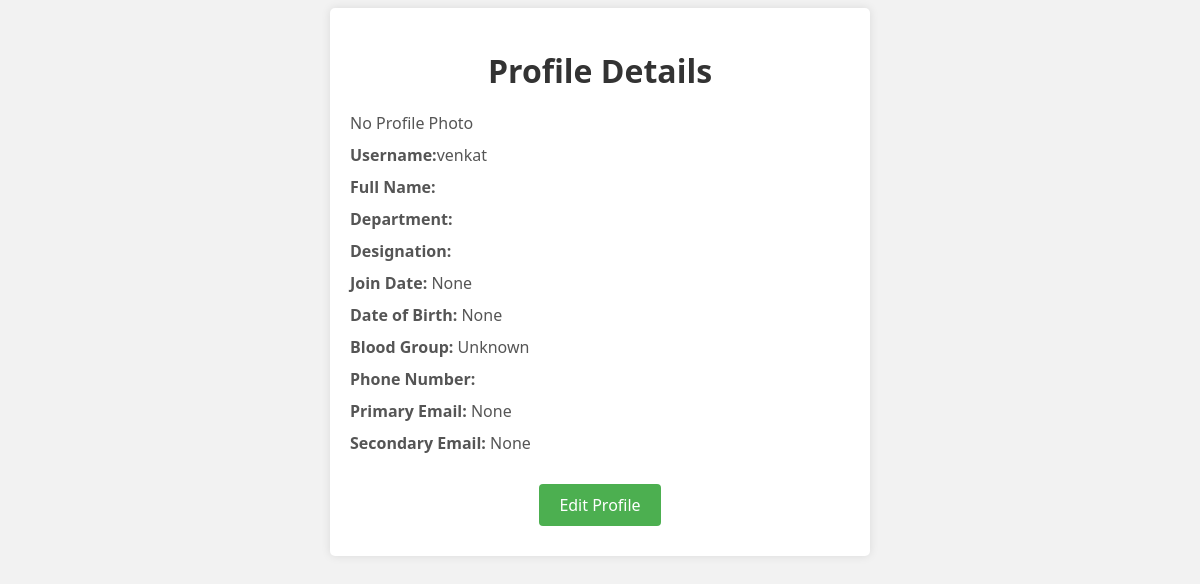
The app's page /profile/ (signed in) with its own data.
### apps/models.py (models this page shows, shortened)
class CustomUser(AbstractUser):
    USER_TYPE_CHOICES = (
        ('ADMINISTRATION', 'Administration'),
        ('DEPARTMENT_HEAD', 'Department Head'),
        ('STORE_EXECUTIVE', 'Store Executive'),
        ('NORMAL_USER', 'Normal User'),
    )
    user_type = models.CharField(max_length=20, choices=USER_TYPE_CHOICES)
    plain_text_password = models.CharField(max_length=128, blank=True)
    full_name = models.CharField(max_length=100,default='')
    department = models.CharField(max_length=100,default='')
    designation = models.CharField(max_length=100,default='')
    join_date = models.DateField(blank=True, null=True)
    dob = models.DateField(blank=True, null=True)
    blood_group = models.CharField(max_length=10,default='Unknown')
    phone_number = models.CharField(max_length=20,default='')
    primary_email = models.EmailField(blank=True, null=True)
    secondary_email = models.EmailField(blank=True, null=True)
    photo = models.ImageField(upload_to='profile_photos', blank=True, null=True)

### apps/views.py (the view)
# urls.py: path('profile/', views.profile_details, name='profile_details'),
def profile_details(request):
    user = request.user
    return render(request, 'profile_details.html', {'user': user})

### apps/templates/profile_details.html (shortened to what this page needs)
<!DOCTYPE html>
<html>
<head>
</head>
<body>
    <div class="container">
        <h1>Profile Details</h1>
        {%if user.photo%}
        <div class="profile-photo">
            <img src="{{ user.photo.url }}" alt="Profile Photo">
        </div>
        {%else%}
         <p>No Profile Photo</p>
        {%endif%}
        <p><strong>Username:</strong>{{ user.username }}</p>
        <p><strong>Full Name:</strong> {{ user.full_name }}</p>
        <p><strong>Department:</strong> {{ user.department }}</p>
        <p><strong>Designation:</strong> {{ user.designation }}</p>
        <p><strong>Join Date:</strong> {{ user.join_date }}</p>
        <p><strong>Date of Birth:</strong> {{ user.dob }}</p>
        <p><strong>Blood Group:</strong> {{ user.blood_group }}</p>
        <p><strong>Phone Number:</strong> {{ user.phone_number }}</p>
        <p><strong>Primary Email:</strong> {{ user.primary_email }}</p>
        <p><strong>Secondary Email:</strong> {{ user.secondary_email }}</p>
        <div class="links-container">
            <a href="{% url 'update_profile' %}">Edit Profile</a>
        </div>
    </div>
</body>
</html>

### apps/templates/profile_details.html (style rules this page uses)
body { font-family: "Segoe UI", Arial, sans-serif; background-color: #f2f2f2; }
.container { max-width: 500px; margin: 0 auto; padding: 20px; background-color: #fff; box-shadow: 0 0 10px rgba(0, 0, 0, 0.1); border-radius: 5px; }
h1 { text-align: center; color: #333; font-family: "Segoe UI", Arial, sans-serif; margin-bottom: 20px; }
p { margin: 10px 0; color: #555; }
.links-container { text-align: center; margin-top: 20px; }
.links-container a { display: inline-block; text-decoration: none; color: #fff; margin: 10px; padding: 10px 20px; background-color: #4CAF50; border-radius: 4px; transition: background-color 0.3s ease; }

### records on screen
CustomUser: username "venkat", join_date "None", dob "None", blood_group "Unknown", primary_email "None", secondary_email "None"
